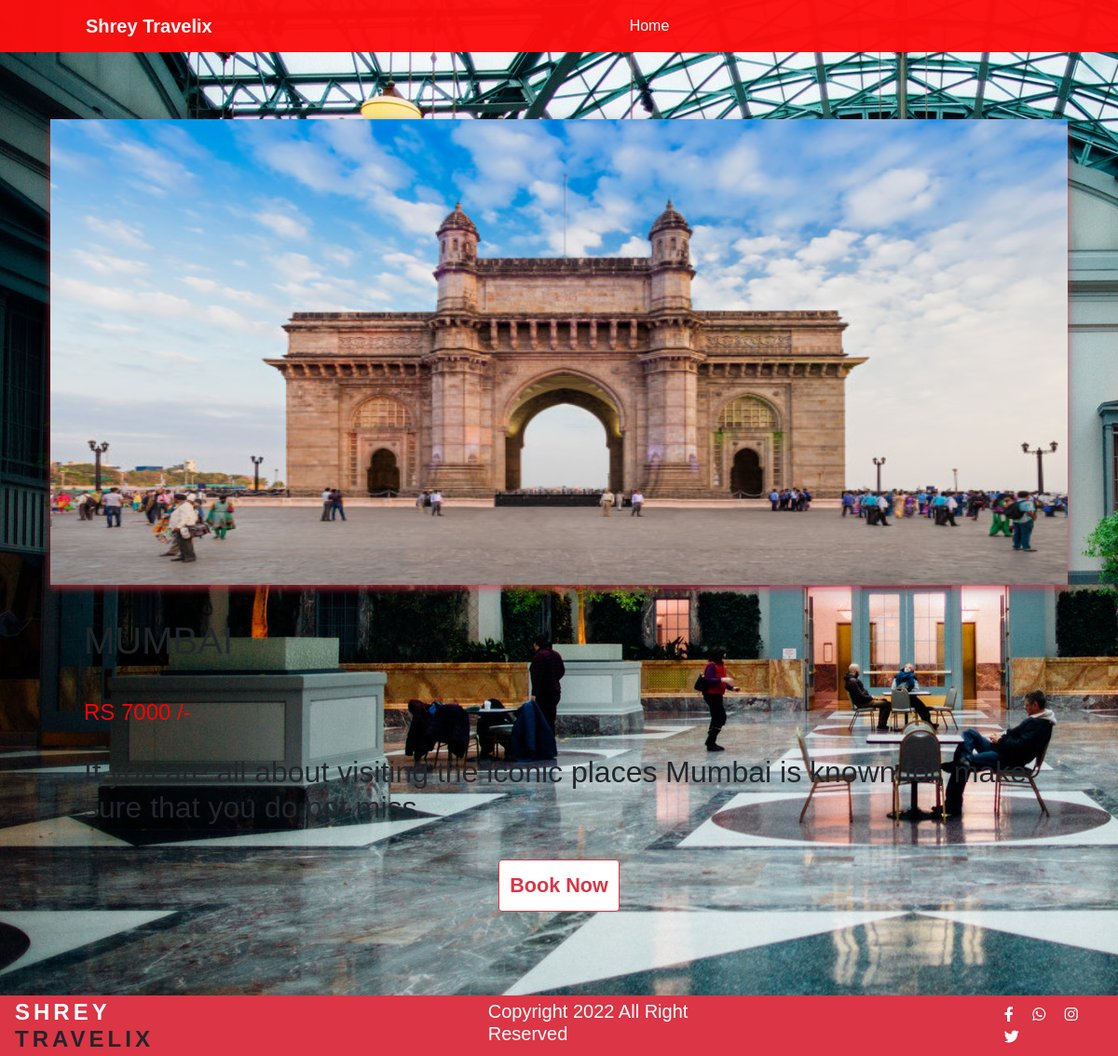
The app's page /place_detail/2 (signed in) with its own data.
### tours/models.py (models this page shows, shortened)
class Place(models.Model):
    name= models.CharField(max_length=100)
    des= models.CharField(max_length=100)
    cost= models.CharField(max_length=100)
    image= models.ImageField(upload_to='place')
    created_at = models.DateTimeField(auto_now_add=True)
    updated_at = models.DateTimeField(auto_now=True)

### tours/views.py (the view)
# urls.py: path('place_detail/<int:id>', views.place_detail,name="place_detail"),
@login_required(login_url='login')
def place_detail(request,id):
    p = Place.objects.get(id=id)
    return render(request, "user/place details.html",{'p':p})

### template/user/place details.html (shortened to what this page needs)
<!DOCTYPE html>
<html>
{% load static %}
<head>
  <link rel="stylesheet" href="{% static '/css/home.css' %}">
  <link href="https://cdn.jsdelivr.net/npm/bootstrap@5.1.3/dist/css/bootstrap.min.css" rel="stylesheet">
  <link rel="stylesheet" href="https://cdnjs.cloudflare.com/ajax/libs/font-awesome/6.1.0/css/all.min.css" />
</head>
<body>
  <nav class="navbar navbar-expand-lg sticky-top">
    <div class="container-fluid">
      <a class="navbar-brand" href="{% url 'user_index' %}">Shrey Travelix</a>
      <div class="collapse navbar-collapse" id="navbarSupportedContent">
        <ul class="navbar-nav">
          <li class="nav-item mx-2">
            <a class="nav-link active" href="{% url 'user_index' %}" style="margin-left: 13em;">Home</a>
          </li>
        </ul>
      </div>
    </div>
  </nav>
<section class="place-details" style="margin-top: 4em; font-size: large; margin-bottom: 3em; margin-inline: 3em;" >
    <div class="swiper-slide box">
        <img src="{{p.image.url}}" alt="place image" style="height: 500px; width: 100%; background-color:#f2f2f2; " >
        <div style="margin:2em">
        <h1>{{p.name}}</h1>
        <br>
        <div class="price" style="font-size:x-large;color: rgb(255, 0, 0);"> RS {{p.cost}} /- </div>
        <br>
        <h2>{{p.des}}</h2>
        <div style="display: grid; place-items: center; margin-top: 2em;">
          <a href="{% url 'payment' p.id%}" class="btn" style="font-size: larger; align-items: center;">Book Now</a>
        </div>
        </div>
    </div>
</section>
<footer class="bg-danger py-1 px-3">
    <h4 style="font-weight: bolder; letter-spacing: 4px;">SHREY
      <span class="text-dark" style="font-weight: 700; letter-spacing: 1px solid;">
      TRAVELIX</span>
    </h4>
      <h5 style="color: white;">
       Copyright 2022 All Right Reserved
      </h5>
      <div>
       <i class="fa-brands fa-facebook-f"></i>
       <i class="fa-brands fa-whatsapp"></i>
       <i class="fa-brands fa-instagram"></i>
       <i class="fa-brands fa-twitter"></i>
     </div>
  </footer>
  </body>
  </html>

### static/css/home.css (style rules this page uses)
* { margin: 0; padding: 0; font-family: sans-serif; }
body { background-color: white; background-image: url('images/banner-img.jpg'); overflow-x: hidden; }
nav { background-color: #fc0e0ef8; }
.container-fluid .navbar-brand { margin-inline: 2em; color: white; font-weight: bold; padding-inline: 2em; transition: all 250ms ease-in-out; }
.navbar-nav { margin-left: 9em; }
.navbar-nav a { text-decoration: none; color: white; border-radius: 5px; }
footer { display: flex; align-items: center; }
footer h4 { margin-bottom: 0; color: white; }
footer h5 { padding-inline: 14em; }
footer i { font-weight: 2em; color: white; padding-inline: .5em; }
.place-details .swiper-slide { display: grid; place-items: center; }
.swiper-slide img { box-shadow: 0 4px 8px 0 #dc3546a8, 0 6px 20px 0 rgba(0, 0, 0, 0.19); }
.place-details .btn { background-color: white; font-weight: bold; color: #dc3546; border: 1px solid #dc3546; border-radius: 4px; padding: .5em; transition: all 250ms ease-in-out; }

### records on screen
Place: image (picture), name "MUMBAI", cost "7000", des "If you are all about visiting the iconic places Mumbai is known for, make sure that you do not miss."
